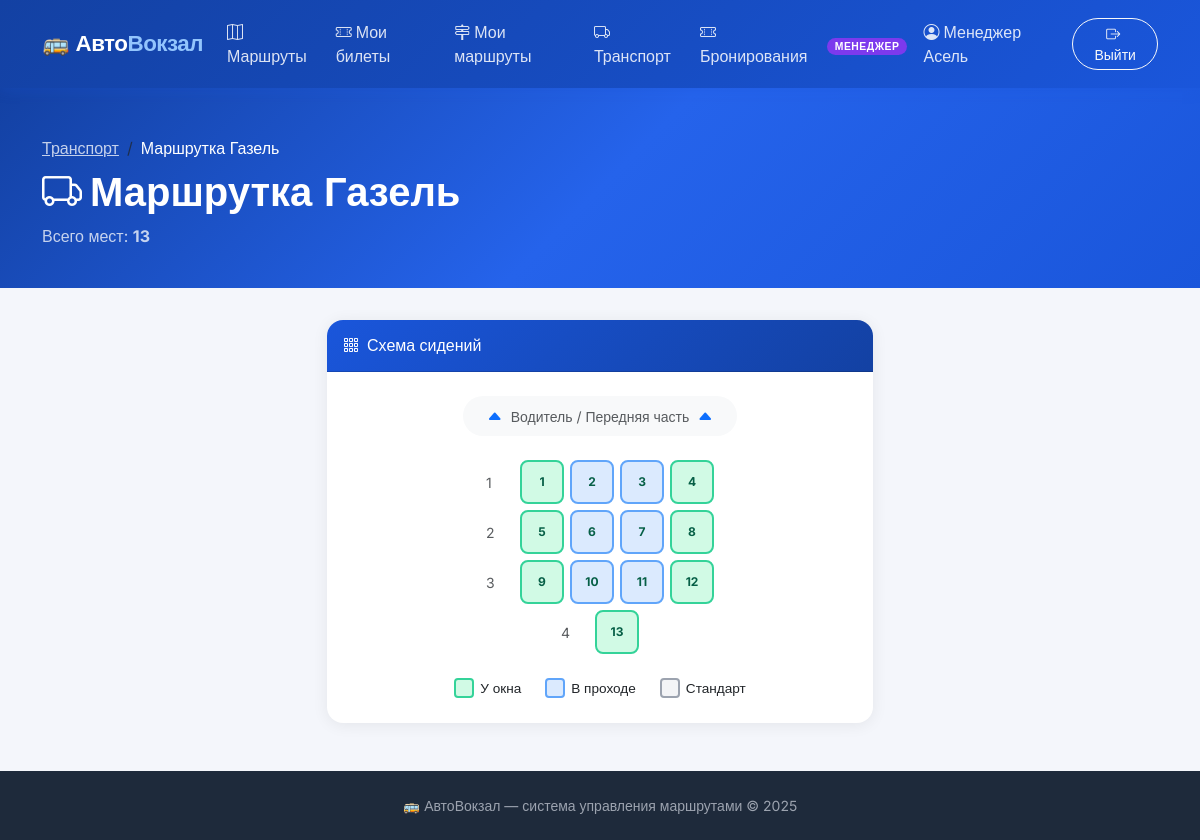
Page /transport/2/ (signed in) on the committed database.
### users/models.py (models this page shows, shortened)
class User(AbstractBaseUser, PermissionsMixin):
    class Role(models.TextChoices):
        ADMIN = 'admin', 'Администратор'
        MANAGER = 'manager', 'Менеджер'
        USER = 'user', 'Пользователь'
    email = models.EmailField(unique=True, verbose_name='Email')
    full_name = models.CharField(max_length=150, blank=True, verbose_name='Полное имя')
    phone = models.CharField(max_length=20, blank=True, verbose_name='Телефон')
    role = models.CharField(
        max_length=10,
        choices=Role.choices,
        default=Role.USER,
        verbose_name='Роль'
    )
    is_active = models.BooleanField(default=True)
    is_staff = models.BooleanField(default=False)
    date_joined = models.DateTimeField(auto_now_add=True)
    objects = UserManager()
    USERNAME_FIELD = 'email'
    REQUIRED_FIELDS = []
    class Meta:
        verbose_name = 'Пользователь'
        verbose_name_plural = 'Пользователи'
    @property
    def is_manager(self):
        return self.role == self.Role.MANAGER

### transport/models.py (models this page shows, shortened)
class Transport(models.Model):
    name = models.CharField(max_length=100, verbose_name='Название')
    total_seats = models.PositiveIntegerField(verbose_name='Количество мест')
    layout = models.JSONField(
        verbose_name='Схема сидений',
        help_text='JSON массив с позициями сидений: [{row, col, type, seat_number}]',
        default=list
    )
    created_at = models.DateTimeField(auto_now_add=True)
    created_by = models.ForeignKey(
        'users.User',
        on_delete=models.SET_NULL,
        null=True,
        related_name='transports',
        verbose_name='Создан менеджером'
    )
    class Meta:
        verbose_name = 'Транспорт'
        verbose_name_plural = 'Транспорт'

class Seat(models.Model):
    class SeatType(models.TextChoices):
        WINDOW = 'window', 'У окна'
        AISLE = 'aisle', 'У прохода'
        STANDARD = 'standard', 'Стандартное'
    transport = models.ForeignKey(
        Transport,
        on_delete=models.CASCADE,
        related_name='seats',
        verbose_name='Транспорт'
    )
    seat_number = models.CharField(max_length=10, verbose_name='Номер места')
    position_x = models.PositiveIntegerField(verbose_name='Колонка (X)')
    position_y = models.PositiveIntegerField(verbose_name='Ряд (Y)')
    seat_type = models.CharField(
        max_length=20,
        choices=SeatType.choices,
        default=SeatType.STANDARD,
        verbose_name='Тип места'
    )
    class Meta:
        verbose_name = 'Место'
        verbose_name_plural = 'Места'
        unique_together = ('transport', 'seat_number')
        ordering = ['position_y', 'position_x']

### transport/views.py (the view)
# urls.py: path('<int:pk>/', views.TransportDetailView.as_view(), name='detail'),
class TransportDetailView(ManagerRequiredMixin, View):
    def get(self, request, pk):
        transport = get_object_or_404(Transport, pk=pk)
        seats = transport.seats.all()
        return render(request, 'transport/detail.html', {
            'transport': transport,
            'seats': seats,
        })

### users/permissions.py (called while the page is built)
    def dispatch(self, request, *args, **kwargs):
        if not request.user.is_authenticated:
            return self.handle_no_permission()
        if not (request.user.is_manager or request.user.is_admin):
            messages.error(request, 'Доступ только для менеджеров.')
            return redirect('routes:list')
        return super().dispatch(request, *args, **kwargs)

### templates/transport/detail.html (shortened to what this page needs)
{% extends "base.html" %}
{% block content %}
<div class="page-header">
    <div class="container">
        <nav aria-label="breadcrumb"><ol class="breadcrumb mb-2">
            <li class="breadcrumb-item"><a href="{% url 'transport:list' %}" class="text-white opacity-75">Транспорт</a></li>
            <li class="breadcrumb-item active text-white">{{ transport.name }}</li>
        </ol></nav>
        <h1><i class="bi bi-truck me-2"></i>{{ transport.name }}</h1>
        <p class="opacity-75 mb-0">Всего мест: <strong>{{ transport.total_seats }}</strong></p>
    </div>
</div>
<div class="container pb-5">
    <div class="row justify-content-center">
        <div class="col-lg-6">
            <div class="card">
                <div class="card-header py-3"><h6 class="mb-0"><i class="bi bi-grid-3x3-gap me-2"></i>Схема сидений</h6></div>
                <div class="card-body p-4">
                    <div class="text-center mb-4">
                        <div class="d-inline-flex align-items-center gap-2 bg-light rounded-pill px-4 py-2">
                            <i class="bi bi-caret-up-fill text-primary"></i>
                            <span class="fw-600 text-muted small">Водитель / Передняя часть</span>
                            <i class="bi bi-caret-up-fill text-primary"></i>
                        </div>
                    </div>
                    {% regroup seats by position_y as seat_rows %}
                    <div class="seat-grid justify-content-center">
                    {% for row in seat_rows %}
                        <div class="seat-row justify-content-center">
                            <span class="text-muted small fw-600 me-2" style="width:20px;">{{ row.grouper }}</span>
                            {% for seat in row.list %}
                            <div class="seat free"
                                 style="{% if seat.seat_type == 'window' %}background:#d1fae5;border-color:#34d399{% elif seat.seat_type == 'aisle' %}background:#dbeafe;border-color:#60a5fa{% else %}background:#f3f4f6;border-color:#9ca3af{% endif %};cursor:default;"
                                 title="Место {{ seat.seat_number }} ({{ seat.get_seat_type_display }})">
                                {{ seat.seat_number }}
                            </div>
                            {% endfor %}
                        </div>
                    {% endfor %}
                    </div>
                    <div class="seat-legend mt-4 justify-content-center">
                        <div class="legend-item"><div class="legend-box" style="background:#d1fae5;border-color:#34d399"></div><span>У окна</span></div>
                        <div class="legend-item"><div class="legend-box" style="background:#dbeafe;border-color:#60a5fa"></div><span>В проходе</span></div>
                        <div class="legend-item"><div class="legend-box" style="background:#f3f4f6;border-color:#9ca3af"></div><span>Стандарт</span></div>
                    </div>
                </div>
            </div>
        </div>
    </div>
</div>
{% endblock %}

### templates/base.html (shortened to what this page needs)
<!DOCTYPE html>
<html lang="ru">
<head>
    <link href="https://cdn.jsdelivr.net/npm/bootstrap@5.3.2/dist/css/bootstrap.min.css" rel="stylesheet">
    <link href="https://cdn.jsdelivr.net/npm/bootstrap-icons@1.11.3/font/bootstrap-icons.css" rel="stylesheet">
</head>
<body class="d-flex flex-column min-vh-100">
    <nav class="navbar navbar-expand-lg">
        <div class="container">
            <a class="navbar-brand" href="{% url 'routes:list' %}">
                🚌 Авто<span>Вокзал</span>
            </a>
            <div class="collapse navbar-collapse" id="navMain">
                <ul class="navbar-nav me-auto">
                    <li class="nav-item">
                        <a class="nav-link {% if request.resolver_match.namespace == 'routes' and request.resolver_match.url_name == 'list' %}active{% endif %}"
                           href="{% url 'routes:list' %}">
                            <i class="bi bi-map me-1"></i>Маршруты
                        </a>
                    </li>
                    <li class="nav-item">
                        <a class="nav-link {% if request.resolver_match.url_name == 'my' %}active{% endif %}"
                           href="{% url 'bookings:my' %}">
                            <i class="bi bi-ticket-perforated me-1"></i>Мои билеты
                        </a>
                    </li>
                    {% if user.is_authenticated and user.is_manager or user.is_authenticated and user.is_admin %}
                    <li class="nav-item">
                        <a class="nav-link" href="{% url 'routes:manager_list' %}">
                            <i class="bi bi-signpost-2 me-1"></i>Мои маршруты
                        </a>
                    </li>
                    <li class="nav-item">
                        <a class="nav-link" href="{% url 'transport:list' %}">
                            <i class="bi bi-truck me-1"></i>Транспорт
                        </a>
                    </li>
                    <li class="nav-item">
                        <a class="nav-link" href="{% url 'bookings:list' %}">
                            <i class="bi bi-ticket-perforated me-1"></i>Бронирования
                        </a>
                    </li>
                    {% endif %}
                </ul>
                <ul class="navbar-nav align-items-center gap-2">
                    {% if user.is_authenticated %}
                        <li class="nav-item">
                            <span class="badge-role badge-{{ user.role }}">{{ user.get_role_display }}</span>
                        </li>
                        <li class="nav-item">
                            <a class="nav-link" href="{% url 'users:profile' %}">
                                <i class="bi bi-person-circle me-1"></i>{{ user.full_name|default:user.email }}
                            </a>
                        </li>
                        <li class="nav-item">
                            <form method="post" action="{% url 'users:logout' %}" class="d-inline">
                                <button type="submit" class="btn btn-sm btn-outline-light rounded-pill px-3">
                                    <i class="bi bi-box-arrow-right me-1"></i>Выйти
                                </button>
                            </form>
                        </li>
                    {% endif %}
                </ul>
            </div>
        </div>
    </nav>
    <main class="flex-grow-1">
        {% block content %}{% endblock %}
    </main>
    <footer>
        <div class="container text-center">
            <p class="mb-0">🚌 АвтоВокзал &mdash; система управления маршрутами &copy; 2025</p>
        </div>
    </footer>
</body>
</html>

### templates/base.html (style rules this page uses)
:root { --primary: #1a56db; --primary-dark: #1341a3; --accent: #ff6b35; --success: #0ea472; --danger: #e02424; --bg: #f4f6fb; --card-bg: #fff; --text: #1e2a3b; --muted: #6b7280; --border: #e5e7eb; --seat-free: #d1fae5; --seat-free-border: #34d399; --seat-taken: #fee2e2; --seat-taken-border: #f87171; --seat-selected: #fef3c7; --seat-selected-border: #f59e0b; }
* { box-sizing: border-box; }
body { font-family: 'Inter', sans-serif; background: var(--bg); color: var(--text); min-height: 100vh; }
.navbar { background: linear-gradient(135deg, var(--primary-dark) 0%, var(--primary) 100%); box-shadow: 0 2px 12px rgba(26,86,219,.25); padding: 0.75rem 0; }
.navbar-brand { font-family: 'Montserrat', sans-serif; font-weight: 800; font-size: 1.4rem; color: #fff !important; letter-spacing: -0.5px; }
.navbar-brand span { color: #93c5fd; }
.nav-link { color: rgba(255,255,255,.85) !important; font-weight: 500; transition: color .2s; }
.badge-role { font-size: .65rem; font-weight: 700; letter-spacing: .5px; padding: 2px 8px; border-radius: 20px; text-transform: uppercase; }
.badge-manager { background: #7c3aed; color: #fff; }
.card { border: none; border-radius: 16px; box-shadow: 0 2px 16px rgba(0,0,0,.07); transition: box-shadow .2s, transform .2s; }
.card-header { border-radius: 16px 16px 0 0 !important; background: linear-gradient(135deg, var(--primary) 0%, var(--primary-dark) 100%); color: #fff; font-family: 'Montserrat', sans-serif; font-weight: 700; }
.page-header { background: linear-gradient(135deg, var(--primary-dark) 0%, #2563eb 50%, var(--primary) 100%); color: #fff; padding: 3rem 0 2.5rem; margin-bottom: 2rem; }
.page-header h1 { font-family: 'Montserrat', sans-serif; font-weight: 800; }
footer { background: #1e2a3b; color: #9ca3af; padding: 1.5rem 0; margin-top: auto; font-size: .875rem; }
.seat-grid { display: flex; flex-direction: column; gap: 6px; }
.seat-row { display: flex; gap: 6px; align-items: center; }
.seat { width: 44px; height: 44px; border-radius: 8px; border: 2px solid; display: flex; align-items: center; justify-content: center; font-size: .75rem; font-weight: 700; cursor: pointer; transition: transform .15s, box-shadow .15s; user-select: none; }
.seat.free { background: var(--seat-free); border-color: var(--seat-free-border); color: #065f46; }
.seat-legend { display: flex; gap: 1.5rem; flex-wrap: wrap; margin-top: 1rem; }
.legend-item { display: flex; align-items: center; gap: 6px; font-size: .85rem; }
.legend-box { width: 20px; height: 20px; border-radius: 4px; border: 2px solid; }

### rows in the picture
User: role "МЕНЕДЖЕР", full_name "Менеджер Асель"
Seat: seat_number "1"
Seat: seat_number "2"
Seat: seat_number "3"
Seat: seat_number "4"
Seat: seat_number "5"
Seat: seat_number "6"
Seat: seat_number "7"
Seat: seat_number "8"
Seat: seat_number "9"
Seat: seat_number "10"
Seat: seat_number "11"
Seat: seat_number "12"
Seat: seat_number "13"

### other values in the picture
{{ row.grouper }} "1" "2" "3" "4"
